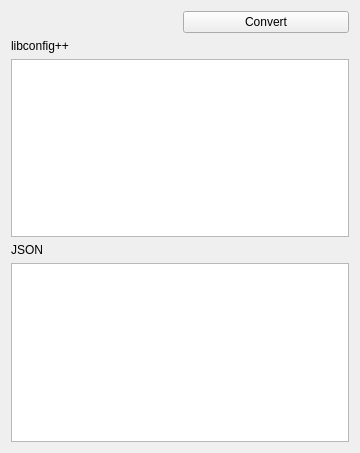
<?xml version="1.0" encoding="UTF-8"?>
<ui version="4.0">
 <class>MainWindow</class>
 <widget class="QMainWindow" name="MainWindow">
  <property name="geometry">
   <rect>
    <x>0</x>
    <y>0</y>
    <width>360</width>
    <height>453</height>
   </rect>
  </property>
  <property name="windowTitle">
   <string>Converter</string>
  </property>
  <widget class="QWidget" name="centralWidget">
   <layout class="QGridLayout" name="gridLayout">
    <item row="0" column="1">
     <widget class="QPushButton" name="pushButton">
      <property name="text">
       <string>Convert</string>
      </property>
     </widget>
    </item>
    <item row="1" column="0">
     <widget class="QLabel" name="label">
      <property name="text">
       <string>libconfig++</string>
      </property>
     </widget>
    </item>
    <item row="2" column="0" colspan="2">
     <widget class="QTextEdit" name="libconfigBrowser"/>
    </item>
    <item row="3" column="0">
     <widget class="QLabel" name="label_2">
      <property name="text">
       <string>JSON</string>
      </property>
     </widget>
    </item>
    <item row="4" column="0" colspan="2">
     <widget class="QTextEdit" name="jsonBrowser"/>
    </item>
   </layout>
  </widget>
 </widget>
 <layoutdefault spacing="6" margin="11"/>
 <resources/>
 <connections/>
</ui>
